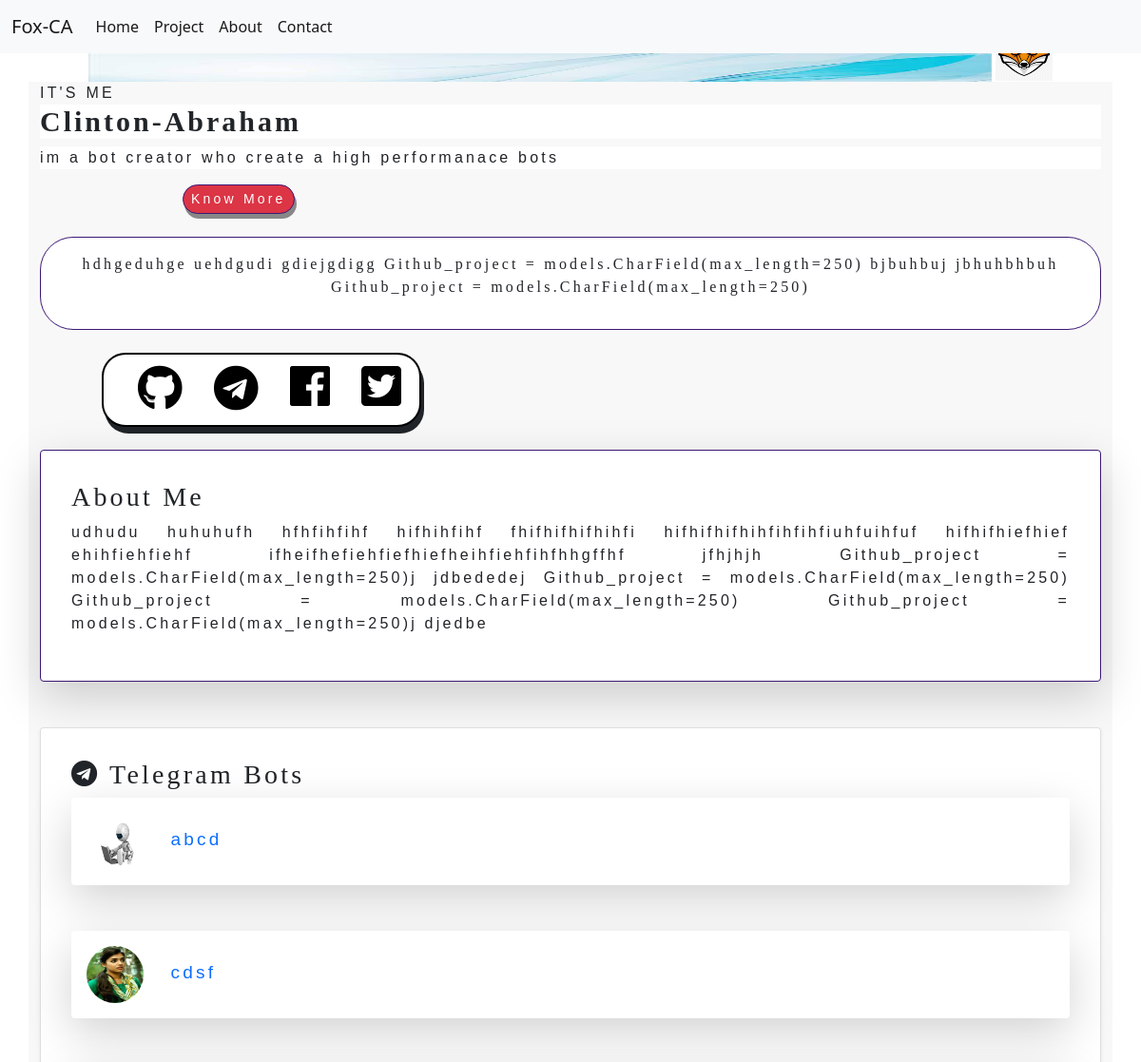
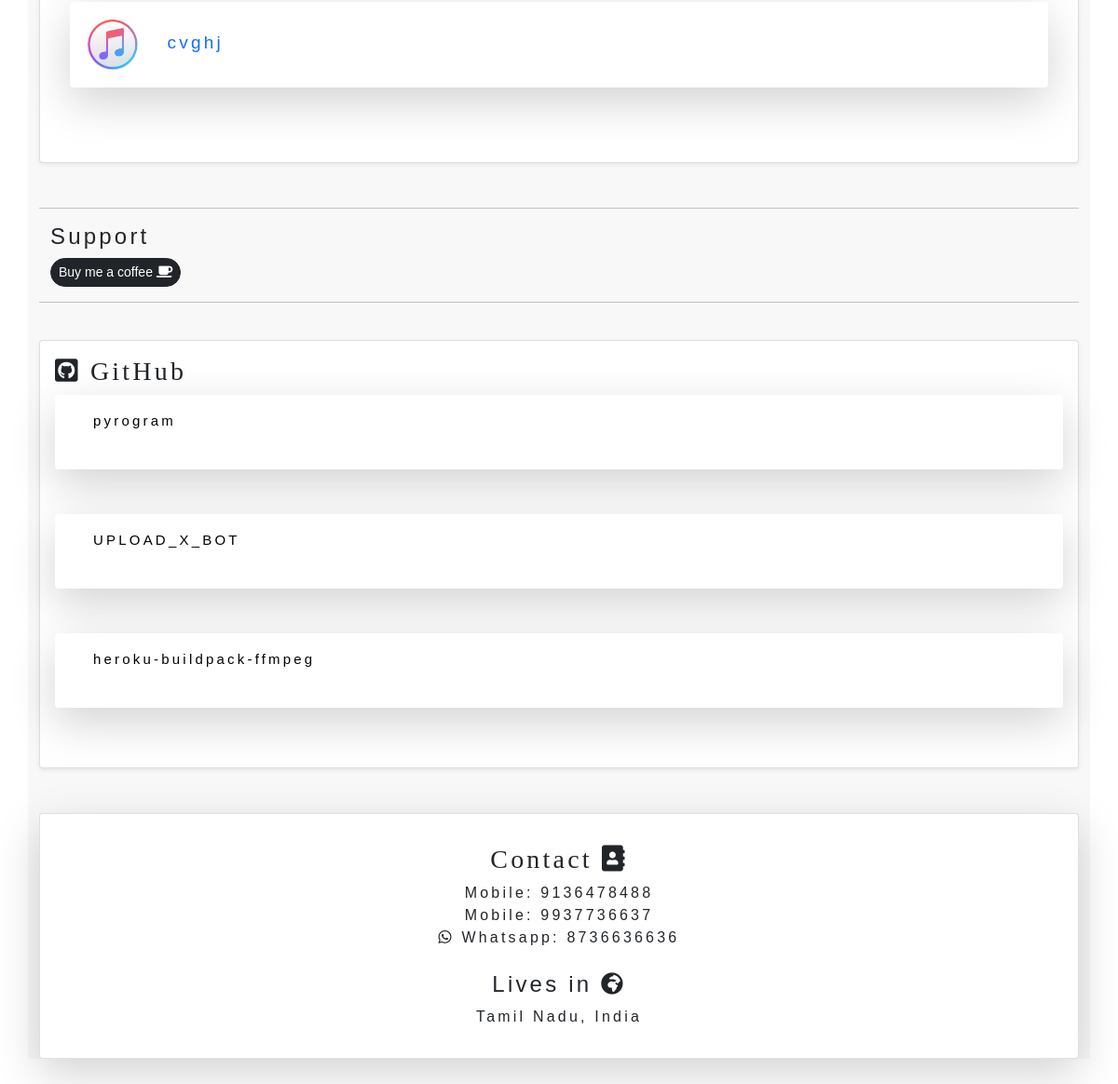
The page / on the database its author committed (2 pictures, top to bottom).
### webapp/models.py (models this page shows, shortened)
class Detail(models.Model):
    Name = models.CharField(max_length=250)
    Brand_name = models.CharField(max_length=250)
    info = models.TextField()
    About = models.TextField()
    quotes = models.TextField()
    logo_image = models.ImageField(upload_to='pics')
    your_upi = models.CharField(max_length=250)
    contact_1 = models.CharField(max_length=250)
    contact_2 = models.CharField(max_length=250)
    whatsapp = models.CharField(max_length=250)

class Account(models.Model):
    Github = models.CharField(max_length=250)
    Facebook = models.CharField(max_length=250)
    Telegram = models.CharField(max_length=250)
    Twitter = models.CharField(max_length=250)

class Telegram_project(models.Model):
    Telegram_bot = models.CharField(max_length=250)
    Telegram_icon = models.ImageField(upload_to="pics")

class Github_project(models.Model):
    Repository_name = models.CharField(max_length=250)

### webapp/views.py (the view)
# urls.py: path('',views.fun1,name='fun1')
def fun1(request):
    obj_1 = Detail.objects.all()
    obj_2 = Telegram_project.objects.all()
    obj_3 = Github_project.objects.all()
    obj_4 = Account.objects.all()
    return render(request,'index.html',{'object_1':obj_1,'object_2':obj_2,'object_3':obj_3,'object_4':obj_4})

### templates/index.html (shortened to what this page needs)
{% load static %}
<!DOCTYPE html>
<html lang="en">
<head>
     <link href="{% static 'css/bootstrap.min.css' %}" rel="stylesheet" >
    <link rel="stylesheet" href="{% static 'css/custom.css' %}">
    <link href="{% static 'css2?family=Open+Sans+Condensed' %}" rel="stylesheet">
    <link rel="stylesheet" href="//use.fontawesome.com/releases/v5.0.7/css/all.css">
</head>
<body>
{% include 'nav.html' %}
{% include 'header.html' %}
{% include 'about.html' %}
</body>
</html>

### templates/nav.html (shortened to what this page needs)
<nav class="navbar navbar-expand-lg navbar-light bg-light">
  <div class="container-fluid">
    {% for i in object_1 %}
    <a class="navbar-brand brand_name" href="/">{{i.Brand_name}}</a>
    {% endfor %}
    <div class="collapse navbar-collapse" id="navbarSupportedContent">
      <ul class="navbar-nav me-auto mb-2 mb-lg-0">
        <li class="nav-item">
          <a class="nav-link active" aria-current="page" href="/">Home</a>
        </li>
        <li class="nav-item">
          <a class="nav-link active"  href="#tele">Project</a>
        </li>
         <li class="nav-item">
          <a class="nav-link active"  href="#about">About</a>
        </li>
        <li class="nav-item">
          <a class="nav-link active" href="#contact"  aria-disabled="true">Contact</a>
        </li>
      </ul>
    </div>
  </div>
</nav>

### templates/header.html (shortened to what this page needs)
{% load static %}
<div>
    <header>
        <center>
            <img src="{% static 'images/header.jpg' %}" alt="C-A" width="950px" height="30px">
        </center>
    </header>
</div>

### templates/about.html (shortened to what this page needs)
{% load static %}
<div class="container text">
<h7>IT'S ME</h7>
    {% for i in object_1 %}
<h5 class="name">{{i.Name}}</h5>
<p class="user">{{i.info}}</p>
<a href="#about" class="btn btn-danger btn-sm know_more">Know More</a>
<br>
<br>
<div class="card card_dec">
  <div class="card-body quotes face back">
    <p>{{i.quotes}}</p>
  </div>
</div>
<br>
{% for y in object_4 %}
<div class="card account_card" style="width:21rem;">
<div class="card-body account_link">
    <div class="a_1"><a href="{{y.Github}}"><i style="font-size:3em;color:black;" class="fab fa-github"></i></a></div>
    <div class="a_2"><a href="{{y.Telegram}}"><i style="font-size:3em;color:black;" class="fab fa-telegram"></i></a></div>
    <div class="a_3"><a href="{{y.Facebook}}"><i style="font-size:3em;color:black;" class="fab fa-facebook"></i></a></div>
    <div class="a_4"><a href="{{y.Twitter}}"><i style="font-size:3em;color:black;" class="fab fa-twitter-square"></i></a></div>
</div>
</div>
    {% endfor %}
<br>
<div class="card shadow-lg p-3 mb-5 bg-body rounded card_dec" id="about">
  <div class="card-body">
<h4 class="heading_text">About Me</h4>
<p class="paragraph_text">{{i.About}}</p>
  </div>
</div>
<div class="card shadow-sm p-3 mb-5 bg-body rounded " id="tele">
    <div class="card-body">
<h4 class="heading_text"><i class="fab fa-telegram"></i> Telegram Bots</h4>
        {% for x in object_2 %}
    <div class="card-body shadow-lg p-3 mb-5 bg-body rounded paragraph_text card_slide">
    <img class="tele_icon" src="{{x.Telegram_icon.url}}" alt="" width="60px" height="60px"><a class="tele_link" href="#"> {{x.Telegram_bot}} </a>
    </div>
        {% endfor %}
    </div>
</div>
    <hr>
<div class="container">
    <h4>Support</h4>
<div class="Dropdown">
<button id="Dropdown-Button" class="btn btn-dark btn-sm">Buy me a coffee <i class="fas fa-coffee"></i></button>
</div>
</div>
<hr>
<br>
<div class="card shadow-sm p-3 mb-5 bg-body rounded">
<h4 class="heading_text"><i class="fab fa-github-square"></i> GitHub</h4>
    {% for z in object_3 %}
    <div class=" card-body shadow-lg p-3 mb-5 bg-body rounded paragraph_text">
        <a style="text-decoration:none;margin-left:25px;font-size:15px;text-align:center;color:black;" href="https://github.com/Clinton-Abraham{{z.Repository_name}}">{{z.Repository_name}}</a>
    <br><br>
    </div>
    {% endfor %}
</div>
<div class="card shadow-lg p-3 mb-5 bg-body rounded" id="contact">
    <div class="card-body card_contact">
    <h4 class="heading_text">Contact <i class="fas fa-address-book"></i></h4>
    <h7>Mobile: {{i.contact_1}} </h7><br>
    <h7>Mobile: {{i.contact_2}}</h7><br>
    <h7><i class="fab fa-whatsapp"></i> Whatsapp: {{i.whatsapp}}</h7><br><br>
    <h4>Lives in <i class="fas fa-globe-africa"></i></h4>
    <h7>Tamil Nadu, India</h7>
    </div>
</div>
{% endfor %}
</div>

### static/css/custom.css (style rules this page uses)
html { scroll-behavior:smooth; }
.name { font-family:simplifica; font-size:30px; font-weight:bold; background-color:white; letter-spacing:.1em; }
.user { background-color:#fff; }
.heading_text { font-size:28px; font-family:simplifica; }
.paragraph_text { font-size:16px; letter-spacing.2em; text-align:justify; background-color:#fff; }
.text { text-align:justify; letter-spacing:.2em; font-family:sans-serif; background-color:#F8F8F8; }
.know_more { margin-left:150px; border:1px solid #3C1874; border-radius:25px; box-shadow:2px 5px #888888; }
.quotes { font-family:cursive; text-align:center; }
.account_card { margin-left:65px; border:2px solid black; border-radius:25px; box-shadow:3px 7px; }
.a_1 { margin-left:20px; margin-top:-5px; }
.a_2 { margin-left:100px; margin-top:-49px; }
.a_3 { margin-left:180px; margin-top:-51px; }
.a_4 { margin-left:255px; margin-top:-49px; }
.card_dec { border:1px solid #3C1874; border-radius:35px; }
.card_contact { text-align:center; }
.Dropdown { display:block; }
#Dropdown-Button { position:relative; display:block; border-radius:25px; }
.tele_icon { border-radius:50% }
.tele_link { text-decoration:none; margin-left:20px; font-size:19px; }
.brand_name { animation-name:example; animation-duration:7s; }
.name { position:relative; animation-name:examples; animation-duration:3s; animation-direction:reverse; }
.card_slide { position:relative; animation-name:exam; animation-duration:1.3s; }

### rows shown on the page
Detail: Brand_name "Fox-CA", Name "Clinton-Abraham", info "im a bot creator who create a high performanace bots", quotes "hdhgeduhge uehdgudi gdiejgdigg Github_project = models.CharField(max_length=250) bjbuhbuj jbhuhbhbuh Github_project = models.CharField(max_length=250)", About "udhudu huhuhufh hfhfihfihf hifhihfihf fhifhifhifhihfi hifhifhifhihfihfihfiuhfuihfuf hifhifhiefhief ehihfiehfiehf ifheifhefiehfiefhiefheihfiehfihfhhgffhf jfhjhjh Github_project = models.CharField(max_length=250)j jdbededej Github_project = models.CharField(max_length=250) Github_project = models.CharField(max_length=250) Github_project = models.CharField(max_length=250)j djedbe", contact_1 "9136478488", contact_2 "9937736637", whatsapp "8736636636"
Telegram_project: Telegram_icon (picture), Telegram_bot "abcd"
Telegram_project: Telegram_icon (picture), Telegram_bot "cdsf"
Telegram_project: Telegram_icon (picture), Telegram_bot "cvghj"
Github_project: Repository_name "pyrogram"
Github_project: Repository_name "UPLOAD_X_BOT"
Github_project: Repository_name "heroku-buildpack-ffmpeg"
